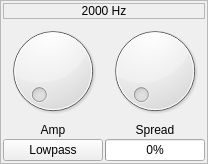
                     <widget class="QFrame" name="frame_34">
                      <property name="frameShape">
                       <enum>QFrame::StyledPanel</enum>
                      </property>
                      <layout class="QGridLayout" name="gridLayout_111">
                       <property name="leftMargin">
                        <number>2</number>
                       </property>
                       <property name="topMargin">
                        <number>2</number>
                       </property>
                       <property name="rightMargin">
                        <number>2</number>
                       </property>
                       <property name="bottomMargin">
                        <number>2</number>
                       </property>
                       <property name="spacing">
                        <number>2</number>
                       </property>
                       <item row="1" column="0">
                        <layout class="QVBoxLayout" name="verticalLayout_74">
                         <item>
                          <widget class="QDial" name="amp_dial_18">
                           <property name="minimum">
                            <number>0</number>
                           </property>
                           <property name="maximum">
                            <number>200</number>
                           </property>
                          </widget>
                         </item>
                         <item>
                          <widget class="QLabel" name="label_156">
                           <property name="text">
                            <string>Amp</string>
                           </property>
                           <property name="alignment">
                            <set>Qt::AlignCenter</set>
                           </property>
                          </widget>
                         </item>
                        </layout>
                       </item>
                       <item row="1" column="1">
                        <layout class="QVBoxLayout" name="verticalLayout_75">
                         <item>
                          <widget class="QDial" name="spread_dial_18">
                           <property name="minimum">
                            <number>1</number>
                           </property>
                           <property name="maximum">
                            <number>500</number>
                           </property>
                          </widget>
                         </item>
                         <item>
                          <widget class="QLabel" name="label_157">
                           <property name="text">
                            <string>Spread</string>
                           </property>
                           <property name="alignment">
                            <set>Qt::AlignCenter</set>
                           </property>
                          </widget>
                         </item>
                        </layout>
                       </item>
                       <item row="2" column="0">
                        <widget class="QPushButton" name="filter_type_btm_18">
                         <property name="text">
                          <string>Lowpass</string>
                         </property>
                        </widget>
                       </item>
                       <item row="2" column="1">
                        <widget class="QProgressBar" name="spread_bar_18">
                         <property name="minimum">
                          <number>1</number>
                         </property>
                         <property name="maximum">
                          <number>500</number>
                         </property>
                         <property name="value">
                          <number>1</number>
                         </property>
                         <property name="alignment">
                          <set>Qt::AlignCenter</set>
                         </property>
                        </widget>
                       </item>
                       <item row="0" column="0" colspan="2">
                        <widget class="QLabel" name="label_158">
                         <property name="frameShape">
                          <enum>QFrame::StyledPanel</enum>
                         </property>
                         <property name="text">
                          <string>2000 Hz</string>
                         </property>
                         <property name="alignment">
                          <set>Qt::AlignCenter</set>
                         </property>
                        </widget>
                       </item>
                      </layout>
                     </widget>
